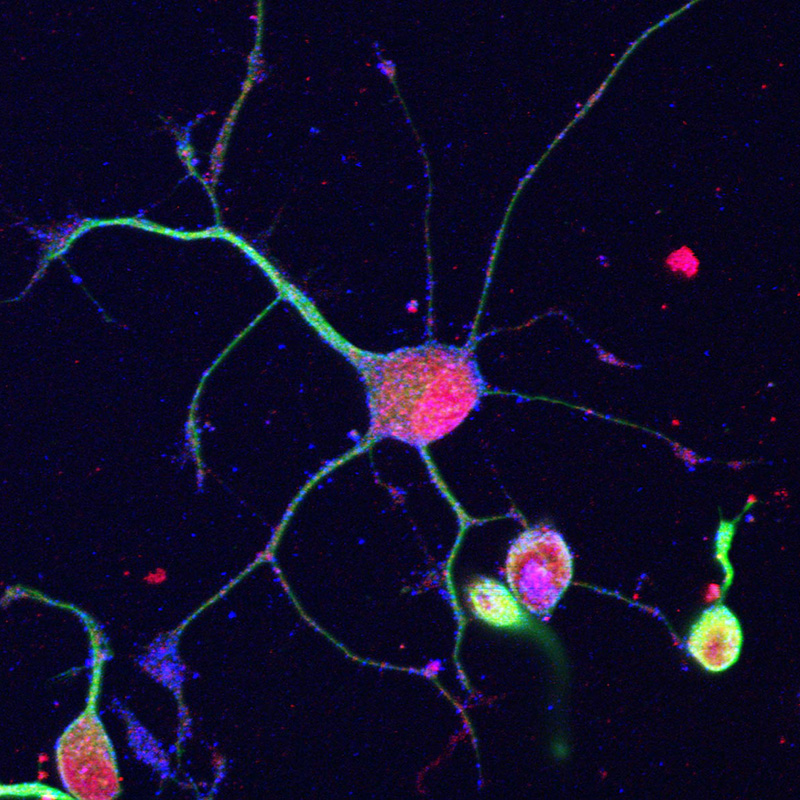
#> input picture Images/openCVBasicOperations/Neuron.jpg, 800 x 800 px, given in place of monkey_distorted.jpg, which was not available
$ python lecture30.py
#> lines starting #> are read from the running program, lines starting #| are printed output that depends on the picture; pictures that were not available may be replaced by others from this repository, and a replacement may not be noted

#*Image registration using homography in openCV
#?WHAT IS ORB IN OPENCV?
#*ORB (Oriented FAST and Rotated BRIEF) is a keypoint detector and descriptor algorithm available in OpenCV.
#*It combines the FAST (Features from Accelerated Segment Test) keypoint detector and the BRIEF
#*(Binary Robust Independent Elementary Features) descriptor.

#?WHAT IS HOMOGRAPHY IN COMPUTER VISION?
#*In computer vision, homography refers to a 2D projective transformation that maps points from one plane to another.
#*It is a transformation that preserves straight lines and allows for geometric distortion, rotation, translation, and
#*scaling between two images or scenes.
#*A homography matrix (also known as a transformation matrix or a homography matrix) is a 3x3 matrix that represents
#*the relationship between the points in two images or scenes. It defines the mapping between the coordinate systems of the two planes.

#?WHAT IS RANSAC IN HOMOGRAPHY IN COMPUTER VISION?
#*RANSAC (Random Sample Consensus) is a robust estimation algorithm commonly used in computer vision for s
#*olving problems like estimating the homography matrix between two sets of correspondences with outliers or noise.
#*It is particularly useful when there is a possibility of incorrect or mismatched correspondences.


#TODO: Steps for the ORB:
#todo                       1. import 2 images,
#todo                       2. convert to gray scale,
#todo                       3. Initiate ORB detector,
#todo                       4. Find keypoints and describe them,
#todo                       5. Match the keypoints by brute force matcher
#todo                       6. RANSAC (reject bad keypoints)
#todo                       7. Register 2 images (use homology)

import numpy as np
import cv2
from matplotlib import pyplot as plt

im1 = cv2.imread('images/monkey_distorted.jpg')          # Image that needs to be registered.
#> im1 is the input picture: shape (800, 800, 3); mean B, G, R 41.2, 13.6, 17.2
im2 = cv2.imread('images/monkey.jpg') # trainImage
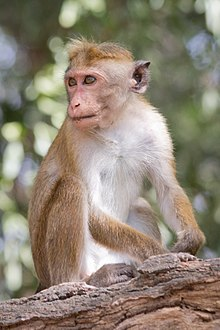
#> input picture Images/openCVBasicOperations/monkey.jpg, 220 x 330 px, found by its file name
#> im2 is the input picture: shape (330, 220, 3); mean B, G, R 116.5, 132.2, 143.4

img1 = cv2.cvtColor(im1, cv2.COLOR_BGR2GRAY)
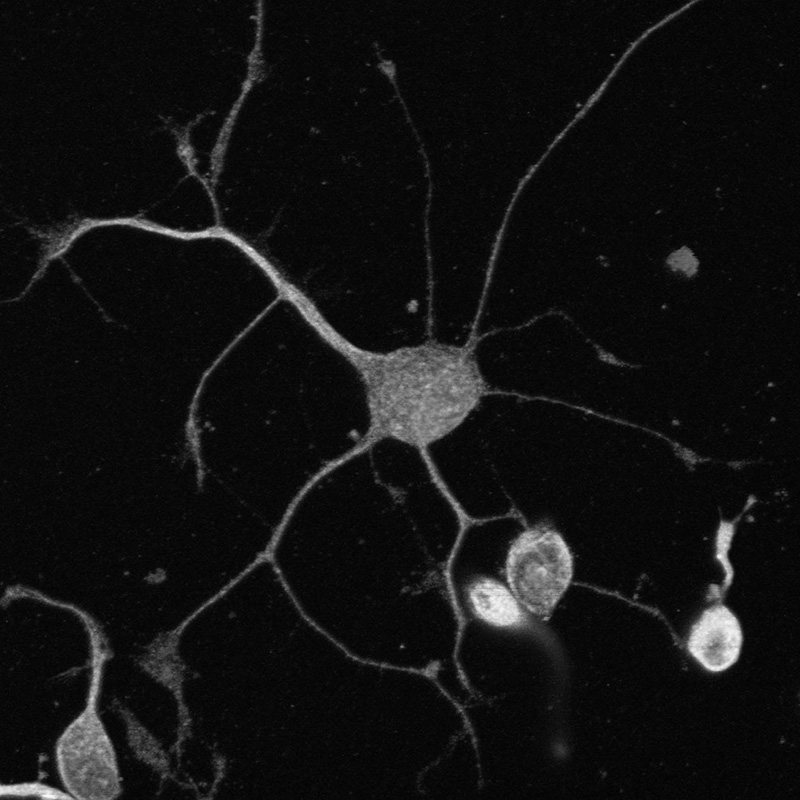
#> img1: shape (800, 800); min 1, max 253, mean 17.8
img2 = cv2.cvtColor(im2, cv2.COLOR_BGR2GRAY)
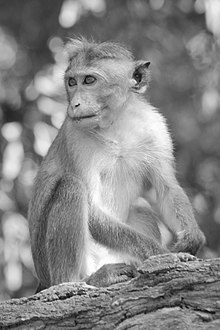
#> img2: shape (330, 220); min 5, max 255, mean 133.8

# Initiate ORB detector
orb = cv2.ORB_create(50)  #Registration works with at least 50 points

# find the keypoints and descriptors with orb
kp1, des1 = orb.detectAndCompute(img1, None)  #kp1 --> list of keypoints
#> kp1 = 50 keypoints; strongest (x, y, size): (718, 556, 31), (722, 525, 77.1), (718, 557, 37.2), (719, 557, 44.6)
kp2, des2 = orb.detectAndCompute(img2, None)
#> kp2 = 47 keypoints; strongest (x, y, size): (74, 293, 31), (38, 298, 31), (184, 261, 31), (74, 291, 31)

#Brute-Force matcher takes the descriptor of one feature in first set and is
#matched with all other features in second set using some distance calculation.
# create Matcher object

matcher = cv2.DescriptorMatcher_create(cv2.DESCRIPTOR_MATCHER_BRUTEFORCE_HAMMING)
#*matcher takes one keypoint of distorted image and tries to match it to all of the keypoints of the distorted image.

# Match descriptors.
matches = matcher.match(des1, des2, None)  #Creates a list of all matches, just like keypoints
#> matches = 50 matches
#*matches mainly calculates some type of distance between keypoints of desc1 and desc2.

# Sort them in the order of their distance.
matches = sorted(matches, key = lambda x:x.distance)

#Like we used cv2.drawKeypoints() to draw keypoints,
#cv2.drawMatches() helps us to draw the matches.
#https://docs.opencv.org/3.0-beta/modules/features2d/doc/drawing_function_of_keypoints_and_matches.html
# Draw first 10 matches.
img3 = cv2.drawMatches(im1,kp1, im2, kp2, matches[:10], None)
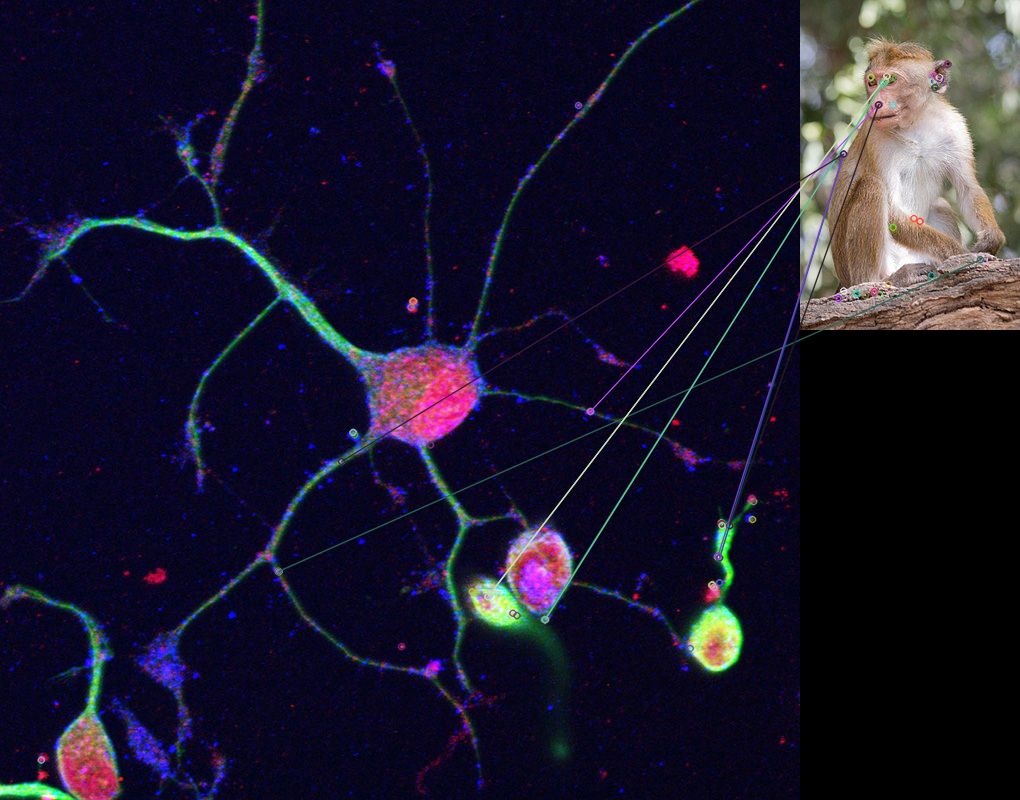
#> img3: shape (800, 1020, 3); mean B, G, R 43.2, 22.9, 26.6

cv2.imshow("Matches image", img3)
cv2.waitKey(0)

#Now let us use these key points to register two images.
#Can be used for distortion correction or alignment
#For this task we will use homography.
# https://docs.opencv.org/3.4.1/d9/dab/tutorial_homography.html

# Extract location of good matches.
# For this we will use RANSAC.
#RANSAC is abbreviation of RANdom SAmple Consensus,
#in summary it can be considered as outlier rejection method for keypoints.
#http://eric-yuan.me/ransac/
#RANSAC needs all key points indexed, first set indexed to queryIdx
#Second set to #trainIdx.

points1 = np.zeros((len(matches), 2), dtype=np.float32)  #Prints empty array of size equal to (matches, 2)
#> points1 = 50 pairs, first value 0 to 0, second value 0 to 0
points2 = np.zeros((len(matches), 2), dtype=np.float32)
#> points2 = 50 pairs, first value 0 to 0, second value 0 to 0
#*This is nothing but initializing arrays with zeroes and zeroes will be later replaced by the keypoints.

for i, match in enumerate(matches):
   points1[i, :] = kp1[match.queryIdx].pt    #gives index of the descriptor in the list of query descriptors
   points2[i, :] = kp2[match.trainIdx].pt    #gives index of the descriptor in the list of train descriptors
#> this loop made 50 passes
#> after the loop, points1 = 50 pairs, first value 40.8 to 753.1, second value 105 to 759.6; points2 = 50 pairs, first value 43.2 to 180, second value 63.6 to 294

#Now we have all good keypoints so we are ready for homography.
# Find homography
#https://en.wikipedia.org/wiki/Homography_(computer_vision)

h, mask = cv2.findHomography(points1, points2, cv2.RANSAC)
#> h = [[-0.0288, -0.103, 78.18], [-0.0384, -0.138, 104.3], [-0.000368, -0.00132, 1]]; mask = 50 values, max 1 at index 1, min 0 at index 0, mean 0.38
#*RANSAC is like preprocessing before homography.

  # Use homography
height, width, channels = im2.shape
#> height = 330; width = 220; channels = 3
im1Reg = cv2.warpPerspective(im1, h, (width, height))  #Applies a perspective transformation to an image.
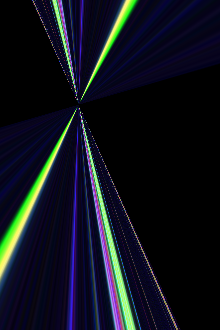
#> im1Reg: shape (330, 220, 3); mean B, G, R 28, 18.8, 15.5

print("Estimated homography : \n",  h)
#| Estimated homography :
#|  [[-2.88167224e-02 -1.03460812e-01  7.81815957e+01]
#|  [-3.84429767e-02 -1.37952532e-01  1.04276548e+02]
#|  [-3.68036746e-04 -1.32393865e-03  1.00000000e+00]]

cv2.imshow("Registered image", im1Reg)
cv2.waitKey()
